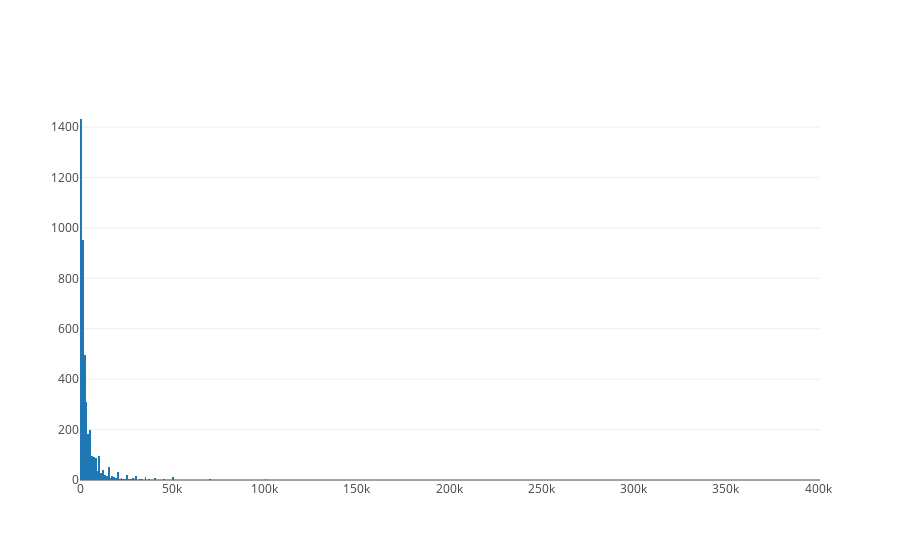

The code cell stored with this chart in its notebook:
### Code cell
gNum = 4
print("Praent Category: " + pcDict[chunks[gNum].iloc[0]["parent_category_name"]])
print("Category: " + cDict[chunks[gNum].iloc[0]["category_name"]])
data = go.Histogram(x=chunks[gNum]["price"])
iplot([data], filename='histogram')

### Figure 1 — Plotly figure (JSON) as saved in the notebook; plotly's stock layout.template omitted (floating-point values rounded to 4 significant figures; data arrays with more than 128 entries replaced by an {"elided": "..."} marker saying what was removed)
{"data": [{"type": "histogram", "x": {"elided": "4524 int values"}}], "layout": {}}
